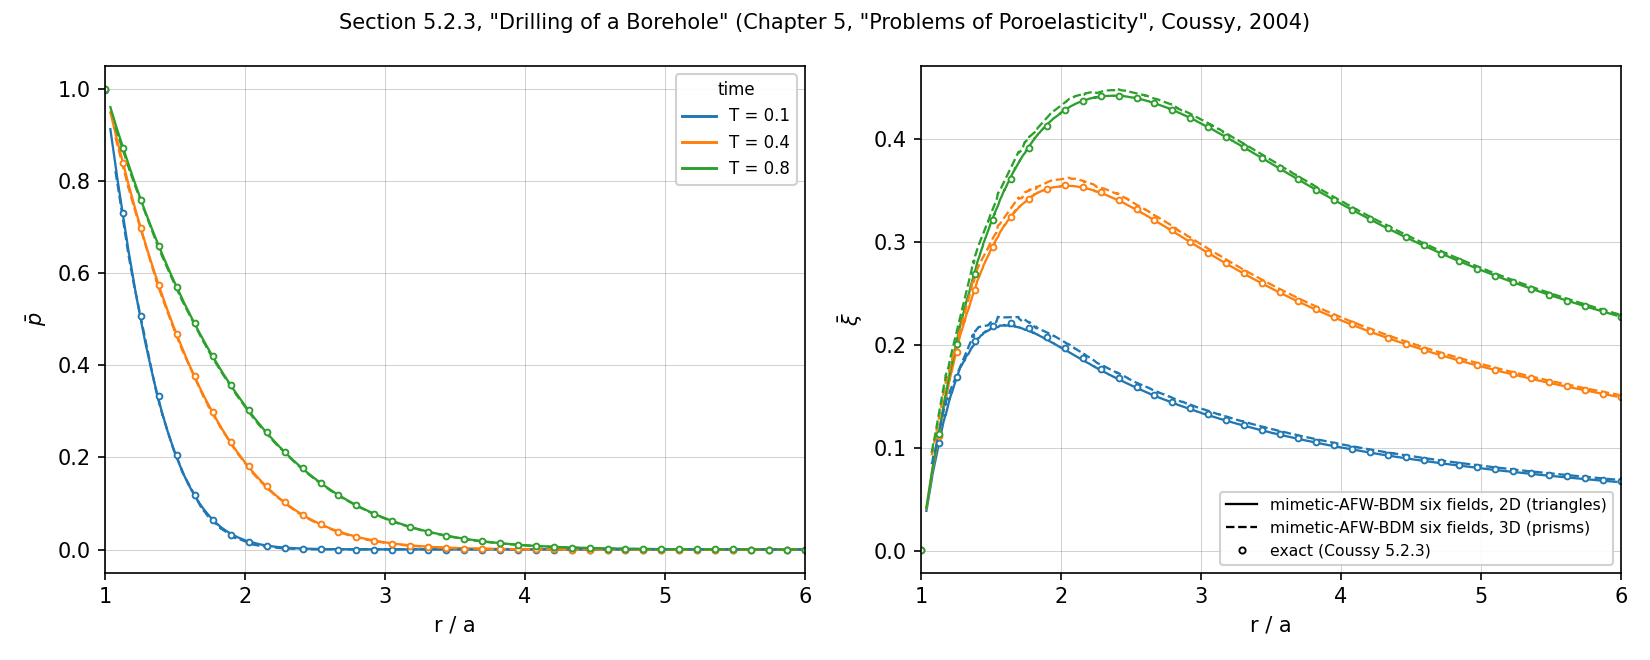

Here is the Python script that generated this plot:
"""Drilling of a borehole (Coussy 2004, Sect. 5.2.3) -- six-field DeRham.

An infinite porous layer under hydrostatic initial stress ``sigma = -w I``
and pore pressure ``p0``; at ``t = 0`` a borehole of radius ``a`` is drilled
instantaneously: on the wall the fluid pressure becomes ``p1`` and the
radial stress ``-p1``.  Plane strain, cylindrical symmetry.  The exact
fields (Coussy Eqs. 5.99, 5.101, 5.109, 5.111):

    p(r,t)  = p0 + (p1 - p0) pbar(r,t)
    xi(r,t) = (p1 - w)/(2 mu) a^2/r + a b (p1 - p0)/(K + 4mu/3) xibar(r,t)

with ``pbar``, ``xibar`` Bessel-integral inversions of the radial diffusion
with diffusivity ``c_f = k M (K + 4mu/3)/(K_u + 4mu/3)``, ``K_u = K + b^2 M``
(Eq. 5.22).  The mimetika 2D model is exactly plane strain (its compliance
coefficient is ``lam/(2(lam + mu))``), so the 3D Lame parameters carry over
unchanged.

Discretization: quarter annulus meshed by **gmsh** (graded triangles), the
six-field formulation with the de Rham defaults -- no stabilization in any
block.  Rollers and sealed facets on the symmetry planes; tractions and
pressures on the wall and the far boundary.

Reference (APA)
---------------
Coussy, O. (2004). *Poromechanics*. John Wiley & Sons.
https://doi.org/10.1002/0470092718  (ISBN 0-470-84920-7)

The problem and its exact solution are Section 5.2.3, "Drilling of a
Borehole" (Chapter 5, "Problems of Poroelasticity"), pp. 129-133; the
diffusivity coefficient is Eq. (5.22), p. 117.  In-text: (Coussy, 2004,
Section 5.2.3).

Run:  python benchmarks/poroelasticity/borehole.py [--h-in 0.2 --steps 80]
"""

from __future__ import annotations

import argparse

import numpy as np
from mimetika.assembly.four_field import FourFieldPoroMechanics
from mimetika.assembly.mixed import MixedSolution, boundary_facets
from mimetika.materials import Material
from mimetika.mesh.mesh import Mesh

# -- problem data (mu, lam are the 3D Lame parameters; plane strain) ----------
A_R, R_OUT = 1.0, 40.0
MU, LAM = 1.0, 1.0
B_BIOT, M_BIOT = 0.8, 10.0
K3 = LAM + 2.0 * MU / 3.0
KU3 = K3 + B_BIOT**2 * M_BIOT
CF = 1.0 * M_BIOT * (K3 + 4 * MU / 3) / (KU3 + 4 * MU / 3)  # k = 1
P0, P1, W = 1.0, 2.0, 3.0
NU = LAM / (2.0 * (LAM + MU))


# -- exact solution: Talbot inversion of Coussy (5.100) and (5.110) -----------
#
# In dimensionless variables (a = c_f = 1, T = c_f t / a^2):
#   pbar*(s)  = K0(rt sqrt(s)) / (s K0(sqrt(s)))
#   xibar*(s) = ((1/rt) K1(sqrt(s)) - K1(rt sqrt(s))) / (s^{3/2} K0(sqrt(s)))
# The Bessel-integral forms (5.101)/(5.111) are equivalent but numerically
# hostile (oscillatory); the Laplace inversion of the closed forms is smooth.

from pathlib import Path

import mpmath as mp

_CACHE_FILE = Path(__file__).parent / "_cache" / "borehole_exact.npz"
_cache: dict = {}
if _CACHE_FILE.exists():
    _d = np.load(_CACHE_FILE)
    _cache = {
        (str(k), float(r), float(T)): float(v)
        for k, r, T, v in zip(_d["kind"], _d["r"], _d["T"], _d["val"])
    }


def _save_cache() -> None:
    _CACHE_FILE.parent.mkdir(exist_ok=True)
    keys = list(_cache)
    np.savez_compressed(
        _CACHE_FILE,
        kind=np.array([k[0] for k in keys]),
        r=np.array([k[1] for k in keys]),
        T=np.array([k[2] for k in keys]),
        val=np.array([_cache[k] for k in keys]),
    )


def pbar_exact(r, T):
    key = ("p", round(float(r), 10), round(float(T), 12))
    if key not in _cache:
        rt = float(r) / A_R

        def F(s):
            q = mp.sqrt(s)
            return mp.besselk(0, rt * q) / (s * mp.besselk(0, q))

        _cache[key] = float(mp.invertlaplace(F, float(T), method="talbot", degree=14))
    return _cache[key]


def xibar_exact(r, T):
    key = ("x", round(float(r), 10), round(float(T), 12))
    if key not in _cache:
        rt = float(r) / A_R

        def F(s):
            q = mp.sqrt(s)
            return (
                mp.besselk(1, q) / rt - mp.besselk(1, rt * q)
            ) / (s * q * mp.besselk(0, q))

        _cache[key] = float(mp.invertlaplace(F, float(T), method="talbot", degree=14))
    return _cache[key]


# -- gmsh quarter annulus ------------------------------------------------------

def _triangulation(h_in: float, h_out: float):
    import gmsh

    gmsh.initialize()
    gmsh.option.setNumber("General.Terminal", 0)
    occ = gmsh.model.occ
    c = occ.addPoint(0, 0, 0)
    p1 = occ.addPoint(A_R, 0, 0)
    p2 = occ.addPoint(R_OUT, 0, 0)
    p3 = occ.addPoint(0, R_OUT, 0)
    p4 = occ.addPoint(0, A_R, 0)
    l_bottom = occ.addLine(p1, p2)
    arc_out = occ.addCircleArc(p2, c, p3)
    l_left = occ.addLine(p3, p4)
    arc_in = occ.addCircleArc(p4, c, p1)
    loop = occ.addCurveLoop([l_bottom, arc_out, l_left, arc_in])
    occ.addPlaneSurface([loop])
    occ.synchronize()

    fld = gmsh.model.mesh.field
    dist = fld.add("Distance")
    fld.setNumbers(dist, "CurvesList", [arc_in])
    fld.setNumber(dist, "Sampling", 200)
    thr = fld.add("Threshold")
    fld.setNumber(thr, "InField", dist)
    fld.setNumber(thr, "SizeMin", h_in)
    fld.setNumber(thr, "SizeMax", h_out)
    fld.setNumber(thr, "DistMin", 0.0)
    fld.setNumber(thr, "DistMax", R_OUT - A_R)
    fld.setAsBackgroundMesh(thr)
    gmsh.option.setNumber("Mesh.MeshSizeExtendFromBoundary", 0)
    gmsh.option.setNumber("Mesh.MeshSizeFromPoints", 0)
    gmsh.model.mesh.generate(2)

    tags, coords, _ = gmsh.model.mesh.getNodes()
    pts = coords.reshape(-1, 3)
    remap = {int(t): i for i, t in enumerate(tags)}
    tris = []
    for etype, _, conn in zip(*gmsh.model.mesh.getElements(2)):
        if etype == 2:  # 3-node triangles
            tris = [
                [remap[int(n)] for n in tri]
                for tri in np.asarray(conn).reshape(-1, 3)
            ]
    gmsh.finalize()
    return pts, tris


def quarter_annulus_2d(h_in: float, h_out: float) -> Mesh:
    pts, tris = _triangulation(h_in, h_out)
    return Mesh.from_polygons(pts, tris)


def extruded_prisms(h_in: float, h_out: float, layers: int, height: float) -> Mesh:
    """Extrude the gmsh triangulation into vertical prisms (polyhedral cells).

    Rollers and sealed faces on top and bottom make the extrusion exactly
    plane strain, so the 2D exact solution remains the reference; the cells,
    however, are genuine polytopes and exercise the 3D de Rham enrichment.
    """
    pts2, tris = _triangulation(h_in, h_out)
    n2 = len(pts2)
    # counter-clockwise triangles, so the face orientations below are outward
    def ccw(t):
        a, b, c = (pts2[i][:2] for i in t)
        u, v = b - a, c - a
        return t if u[0] * v[1] - u[1] * v[0] > 0 else t[::-1]

    tris = [ccw(list(t)) for t in tris]
    dz = height / layers
    points = np.vstack([
        np.column_stack([pts2[:, 0], pts2[:, 1], np.full(n2, l * dz)])
        for l in range(layers + 1)
    ])
    cells = []
    for l in range(layers):
        lo, hi = l * n2, (l + 1) * n2
        for a, b, c in tris:
            bot = [c + lo, b + lo, a + lo]          # outward -z
            top = [a + hi, b + hi, c + hi]          # outward +z
            sides = [
                [a + lo, b + lo, b + hi, a + hi],   # t x z = outward
                [b + lo, c + lo, c + hi, b + hi],
                [c + lo, a + lo, a + hi, c + hi],
            ]
            cells.append([bot, top, *sides])
    return Mesh.from_cells(points, cells)


# -- benchmark -----------------------------------------------------------------

def _split_six(problem, x):
    """Unpack the six-field vector [sigma, ps, u, s, q, p]."""
    n1 = problem.n_stress
    n1p = n1 + problem.n_cells
    n2 = n1p + problem.d * problem.n_cells
    n3 = n2 + problem.n_skew * problem.n_cells
    n4 = n3 + problem.n_flux
    return MixedSolution(
        {
            "stress": x[:n1],
            "solid_pressure": x[n1:n1p],
            "displacement": x[n1p:n2],
            "rotation": x[n2:n3],
            "flux": x[n3:n4],
            "pressure": x[n4:],
        }
    )


def _initial_fields(prev, n_tri):
    """t = 0^- state: uniform pressure, zero net displacement and rotation."""
    zero_v = np.zeros((n_tri, 3))
    return {
        "pressure": prev["pressure"],
        "pbar": np.zeros(n_tri),
        "solid_pressure": np.full(n_tri, -W),
        "displacement": zero_v,
        "xi": zero_v,
        "xi_radial": np.zeros(n_tri),
        "rotation": np.zeros(n_tri),
    }


def run(h_in, h_out, n_steps, T_end, report_at, vtk=None, dim=2,
        layers=2, height=1.0):
    if dim == 2:
        mesh = quarter_annulus_2d(h_in, h_out)
    else:
        mesh = extruded_prisms(h_in, h_out, layers, height)
    d = mesh.dim
    n_tri = mesh.num_cells(d)
    kind = "triangles" if d == 2 else f"prisms ({layers} layers)"
    print(f"gmsh quarter annulus: {n_tri} {kind}, R/a = {R_OUT / A_R:g}")

    material = Material(
        shear_modulus=MU,
        poisson=NU,
        biot=B_BIOT,
        inverse_biot_modulus=1.0 / M_BIOT,
        permeability=1.0,
        viscosity=1.0,
    )
    problem = FourFieldPoroMechanics(mesh, material)  # DeRham defaults

    # boundary classification by facet centroid
    fc = mesh.geometry.centroids(d - 1)
    bnd = boundary_facets(mesh)
    tol = 1e-8
    on_x = [f for f in bnd if abs(fc[f][1]) < tol]  # y = 0 plane
    on_y = [f for f in bnd if abs(fc[f][0]) < tol]  # x = 0 plane
    sym = on_x + on_y
    if d == 3:  # plane-strain closure: rollers + sealed on top and bottom
        sym += [
            f for f in bnd
            if abs(fc[f][2]) < tol or abs(fc[f][2] - height) < tol
        ]
    radial = [f for f in bnd if f not in set(sym)]
    rmid = 0.5 * (A_R + R_OUT)
    inner = [f for f in radial if np.linalg.norm(fc[f][:2]) < rmid]
    outer = [f for f in radial if np.linalg.norm(fc[f][:2]) >= rmid]

    def traction(x):
        r = np.linalg.norm(np.atleast_2d(x)[:, :2], axis=1)
        s = np.where(r < rmid, -P1, -W)
        out = np.zeros((len(s), 3, 3))
        out[:, 0, 0] = out[:, 1, 1] = out[:, 2, 2] = s
        return out

    def pressure_bc(x):
        r = np.linalg.norm(np.atleast_2d(x)[:, :2], axis=1)
        return np.where(r < rmid, P1, P0)

    # initial state compatible with the plane-strain closure (u_z = 0):
    # in-plane -w, and the confined vertical stress szz0 = 2 lam eps2 - b p0
    # (the change fields still match Coussy exactly, by linearity)
    eps2 = (B_BIOT * P0 - W) / (2.0 * (LAM + MU))
    szz0 = 2.0 * LAM * eps2 - B_BIOT * P0
    sigma0 = np.diag([-W, -W, szz0])
    init_stress = problem.mechanics.interpolate_stress(
        lambda x: np.broadcast_to(sigma0, (len(np.atleast_2d(x)), 3, 3))
    )
    prev = MixedSolution(
        {"stress": init_stress, "pressure": np.full(n_tri, P0)}
    )

    dt = (T_end * A_R**2 / CF) / n_steps

    # the matrix and every boundary datum are constant in time: assemble and
    # factorize ONCE; per step only the previous-state block of the rhs (the
    # pressure rows, untouched by the essential constraints) changes
    import time

    import scipy.sparse as sp
    import scipy.sparse.linalg as spla

    t0 = time.perf_counter()
    S, rhs, _ = problem.assemble(
        dt=dt,
        traction=traction,
        traction_facets=inner + outer,
        roller_facets=sym,
        no_flow=sym,
        pressure_bc=pressure_bc,
        previous=prev,
    )
    lu = spla.splu(S.tocsc())
    coupling = (
        sp.diags(problem.material.pressure_coupling(d)) @ problem.trace_operator()
    )
    storage = sp.diags(problem.material.storage(d) * mesh.geometry.measure(d))
    print(f"assembly + factorization: {time.perf_counter() - t0:.1f}s")

    series = None
    if vtk is not None:
        from mimetika.postprocess.series import MixedDimensionalSeries

        series = MixedDimensionalSeries(vtk, mesh)
        cc = mesh.geometry.centroids(d)
        rr = np.linalg.norm(cc[:, :2], axis=1)
        err = cc[:, :2] / rr[:, None]
        frame = problem.mechanics.inner.frame
        eps0 = (B_BIOT * P0 - W) / (2.0 * (LAM + MU))

        def fields(sol):
            u = sol["displacement"].reshape(-1, d) @ frame.T  # (n, 3) ambient
            xi = u.copy()
            xi[:, :2] -= eps0 * cc[:, :2]  # Coussy's xi: net of the pre-strain
            return {
                "pressure": sol["pressure"],
                "pbar": (sol["pressure"] - P0) / (P1 - P0),
                "solid_pressure": sol["solid_pressure"],
                "displacement": u,
                "xi": xi,
                "xi_radial": np.einsum("ci,ci->c", xi[:, :2], err),
                "rotation": sol["rotation"],
            }

        series.write(0.0, bulk=_initial_fields(prev, n_tri))

    t0 = time.perf_counter()
    prev_block = problem._previous_terms(prev, coupling, storage)
    T, results = 0.0, {}
    for _ in range(n_steps):
        sol = _split_six(problem, lu.solve(rhs))
        T += dt * CF / A_R**2
        for Tr in report_at:
            if abs(T - Tr) < 0.5 * dt * CF / A_R**2 and Tr not in results:
                results[Tr] = sol
        if series is not None:
            series.write(T, bulk=fields(sol))
        new_block = problem._previous_terms(sol, coupling, storage)
        rhs[-problem.n_cells :] += new_block - prev_block
        prev_block = new_block
    print(f"{n_steps} steps: {time.perf_counter() - t0:.1f}s")
    if series is not None:
        print(f"wrote {series.collection} ({n_steps + 1} timesteps)")
    return mesh, problem, results


def compare(runs, path):
    """Overlay the runs (one linestyle per dimension) against the exact curves."""
    import matplotlib

    matplotlib.use("Agg")
    import matplotlib.pyplot as plt
    from matplotlib.lines import Line2D

    fig, (ax1, ax2) = plt.subplots(1, 2, figsize=(11, 4.4))
    rs = np.linspace(A_R * 1.001, 6.0 * A_R, 40)
    times = sorted({Tr for _, _, _, results in runs for Tr in results})
    colors = {Tr: f"C{i}" for i, Tr in enumerate(times)}
    styles = {2: "-", 3: "--"}

    for dim, mesh, problem, results in runs:
        d = mesh.dim
        cc = mesh.geometry.centroids(d)
        r = np.linalg.norm(cc[:, :2], axis=1)
        er = cc[:, :2] / r[:, None]
        frame = problem.mechanics.inner.frame
        sel = r < 6.0 * A_R
        print(f"-- {dim}D --")
        print(f"{'T':>6} {'rms(pbar)':>12} {'rms(xibar)':>12}")
        for Tr, sol in sorted(results.items()):
            pb_num = (sol["pressure"] - P0) / (P1 - P0)
            u = sol["displacement"].reshape(-1, d) @ frame.T
            ur = np.einsum("ci,ci->c", u[:, :2], er)
            ur = ur - (B_BIOT * P0 - W) / (2.0 * (LAM + MU)) * r
            xib_num = (ur - (P1 - W) * A_R**2 / (2 * MU * r)) * (
                (K3 + 4 * MU / 3) / (A_R * B_BIOT * (P1 - P0))
            )
            rq = np.round(r[sel], 1)
            pmap = {x: pbar_exact(x, Tr) for x in np.unique(rq)}
            xmap = {x: xibar_exact(x, Tr) for x in np.unique(rq)}
            e_p = np.sqrt(np.mean((pb_num[sel] - [pmap[x] for x in rq]) ** 2))
            e_x = np.sqrt(np.mean((xib_num[sel] - [xmap[x] for x in rq]) ** 2))
            print(f"{Tr:6.2f} {e_p:12.3e} {e_x:12.3e}")

            order = np.argsort(r[sel])
            kw = dict(ls=styles[dim], lw=1.1, color=colors[Tr])
            ax1.plot(r[sel][order], pb_num[sel][order], **kw)
            ax2.plot(r[sel][order], xib_num[sel][order], **kw)

    for Tr in times:  # exact: one marker set per time, on top
        ax1.plot(rs, [pbar_exact(x, Tr) for x in rs], "o", ms=2.8,
                 mfc="white", mew=0.9, color=colors[Tr])
        ax2.plot(rs, [xibar_exact(x, Tr) for x in rs], "o", ms=2.8,
                 mfc="white", mew=0.9, color=colors[Tr])

    ax1.set_xlabel("r / a"), ax1.set_ylabel(r"$\bar{p}$")
    ax2.set_xlabel("r / a"), ax2.set_ylabel(r"$\bar{\xi}$")
    handles = [Line2D([], [], color=colors[Tr], lw=1.4, label=f"T = {Tr:g}")
               for Tr in times]
    ax1.legend(handles=handles, fancybox=True, framealpha=0.9,
               edgecolor="0.8", fontsize=8, title="time", title_fontsize=8)
    style = [
        Line2D([], [], color="k", lw=1.1,
               label="mimetic-AFW-BDM six fields, 2D (triangles)"),
        Line2D([], [], color="k", lw=1.1, ls="--",
               label="mimetic-AFW-BDM six fields, 3D (prisms)"),
        Line2D([], [], color="k", ls="", marker="o", ms=3, mfc="white",
               mew=0.9, label="exact (Coussy 5.2.3)"),
    ]
    ax2.legend(handles=style, fancybox=True, framealpha=0.9,
               edgecolor="0.8", fontsize=7.5)
    for ax in (ax1, ax2):
        ax.set_xlim(1, 6)
        ax.grid(True, color="gray", alpha=0.35, lw=0.5)
        ax.set_axisbelow(True)
    fig.suptitle(
        'Section 5.2.3, "Drilling of a Borehole" '
        '(Chapter 5, "Problems of Poroelasticity", Coussy, 2004)',
        fontsize=10,
    )
    fig.text(
        0.01, 0.005,
        r"Postprocessing of the DOFs: $\bar{p} = (p_E - p_0)/(p_1 - p_0)$"
        r" from the cell pore-pressure unknowns; $\bar{\xi}$ from the"
        r" cell-mean displacement projected on $e_r$, minus the pre-drilling"
        r" strain $\epsilon_0 x$ and the undrained term"
        r" $(p_1{-}\varpi)a^2/2\mu r$, scaled by"
        r" $(K + \tfrac{4}{3}\mu)/(a\,b\,(p_1 - p_0))$;"
        " cell values are sorted by $r = |x|$ (all layers in 3D).",
        fontsize=6.5, color="0.35",
    )
    fig.tight_layout(rect=(0, 0.035, 1, 1))
    fig.savefig(path, dpi=150)
    _save_cache()
    print(f"wrote {path}  (exact-solution cache: {len(_cache)} entries)")


def main(argv=None):
    ap = argparse.ArgumentParser()
    ap.add_argument("--h-in", type=float, default=0.35)
    ap.add_argument("--h-out", type=float, default=3.0)
    ap.add_argument("--steps", type=int, default=80)
    ap.add_argument("--t-end", type=float, default=0.8)
    ap.add_argument("--report", type=float, nargs="+", default=[0.1, 0.4, 0.8])
    ap.add_argument("--out", default="benchmarks/poroelasticity/borehole.png")
    ap.add_argument(
        "--vtk",
        nargs="?",
        const="benchmarks/poroelasticity/borehole_vtk/borehole",
        default=None,
        help="write a .pvd/.vtu time series per dimension to this path stem",
    )
    ap.add_argument("--dims", type=int, nargs="+", choices=(2, 3),
                    default=[2, 3])
    ap.add_argument("--h-in3", type=float, default=0.35,
                    help="wall mesh size for the 3D extrusion")
    ap.add_argument("--layers", type=int, default=2)
    ap.add_argument("--height", type=float, default=1.0)
    args = ap.parse_args(argv)
    runs = []
    for dim in args.dims:
        h = args.h_in if dim == 2 else args.h_in3
        vtk = f"{args.vtk}_{dim}d" if args.vtk else None
        mesh, problem, results = run(
            h, args.h_out, args.steps, args.t_end, args.report,
            vtk=vtk, dim=dim, layers=args.layers, height=args.height,
        )
        runs.append((dim, mesh, problem, results))
    compare(runs, args.out)


if __name__ == "__main__":
    main()
